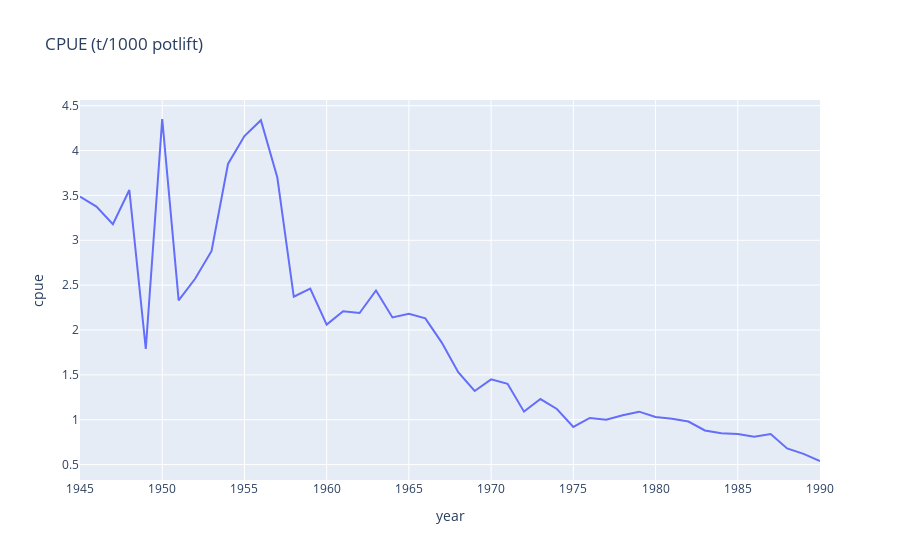

Notebook code for this chart:
### Code cell
df['cpue'] = df['catch']/df['effort']
px.line(df, x='year', y='cpue', title='CPUE (t/1000 potlift)')

### Figure 1 — Plotly figure (JSON) as saved in the notebook; plotly's stock layout.template omitted (floating-point values rounded to 4 significant figures)
{"data": [{"hovertemplate": "year=%{x}<br>cpue=%{y}<extra></extra>", "legendgroup": "", "line": {"color": "#636efa", "dash": "solid"}, "marker": {"symbol": "circle"}, "mode": "lines", "name": "", "orientation": "v", "showlegend": false, "type": "scatter", "x": [1945, 1946, 1947, 1948, 1949, 1950, 1951, 1952, 1953, 1954, 1955, 1956, 1957, 1958, 1959, 1960, 1961, 1962, 1963, 1964, 1965, 1966, 1967, 1968, 1969, 1970, 1971, 1972, 1973, 1974, 1975, 1976, 1977, 1978, 1979, 1980, 1981, 1982, 1983, 1984, 1985, 1986, 1987, 1988, 1989, 1990], "xaxis": "x", "y": [3.487, 3.375, 3.18, 3.56, 1.79, 4.352, 2.331, 2.571, 2.881, 3.851, 4.161, 4.339, 3.699, 2.37, 2.461, 2.06, 2.21, 2.19, 2.441, 2.14, 2.18, 2.13, 1.86, 1.53, 1.32, 1.45, 1.4, 1.09, 1.23, 1.12, 0.9199, 1.02, 1, 1.05, 1.09, 1.03, 1.01, 0.9801, 0.88, 0.8499, 0.84, 0.8101, 0.84, 0.68, 0.62, 0.54], "yaxis": "y"}], "layout": {"legend": {"tracegroupgap": 0}, "title": {"text": "CPUE (t/1000 potlift)"}, "xaxis": {"anchor": "y", "domain": [0, 1], "title": {"text": "year"}}, "yaxis": {"anchor": "x", "domain": [0, 1], "title": {"text": "cpue"}}}}
